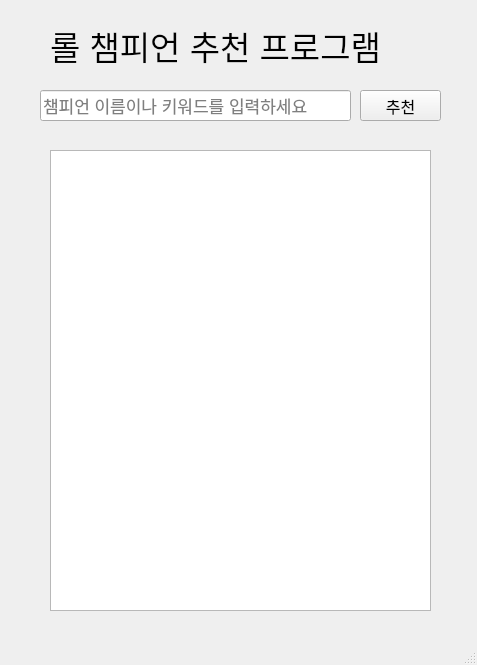
<?xml version="1.0" encoding="UTF-8"?>
<ui version="4.0">
 <class>MainWindow</class>
 <widget class="QMainWindow" name="MainWindow">
  <property name="geometry">
   <rect>
    <x>0</x>
    <y>0</y>
    <width>477</width>
    <height>665</height>
   </rect>
  </property>
  <property name="windowTitle">
   <string>MainWindow</string>
  </property>
  <widget class="QWidget" name="centralwidget">
   <widget class="QLabel" name="label">
    <property name="geometry">
     <rect>
      <x>50</x>
      <y>10</y>
      <width>391</width>
      <height>71</height>
     </rect>
    </property>
    <property name="font">
     <font>
      <pointsize>25</pointsize>
     </font>
    </property>
    <property name="text">
     <string>롤 챔피언 추천 프로그램</string>
    </property>
   </widget>
   <widget class="QLineEdit" name="le_keyword">
    <property name="geometry">
     <rect>
      <x>40</x>
      <y>90</y>
      <width>311</width>
      <height>31</height>
     </rect>
    </property>
    <property name="font">
     <font>
      <pointsize>13</pointsize>
     </font>
    </property>
    <property name="text">
     <string/>
    </property>
    <property name="placeholderText">
     <string>챔피언 이름이나 키워드를 입력하세요</string>
    </property>
   </widget>
   <widget class="QPushButton" name="btn_recommendation">
    <property name="geometry">
     <rect>
      <x>360</x>
      <y>90</y>
      <width>81</width>
      <height>31</height>
     </rect>
    </property>
    <property name="font">
     <font>
      <pointsize>12</pointsize>
     </font>
    </property>
    <property name="text">
     <string>추천</string>
    </property>
   </widget>
   <widget class="QListWidget" name="listWidget_recommendations">
    <property name="geometry">
     <rect>
      <x>50</x>
      <y>150</y>
      <width>381</width>
      <height>461</height>
     </rect>
    </property>
   </widget>
  </widget>
  <widget class="QMenuBar" name="menubar">
   <property name="geometry">
    <rect>
     <x>0</x>
     <y>0</y>
     <width>477</width>
     <height>21</height>
    </rect>
   </property>
  </widget>
  <widget class="QStatusBar" name="statusbar"/>
 </widget>
 <resources/>
 <connections/>
</ui>
